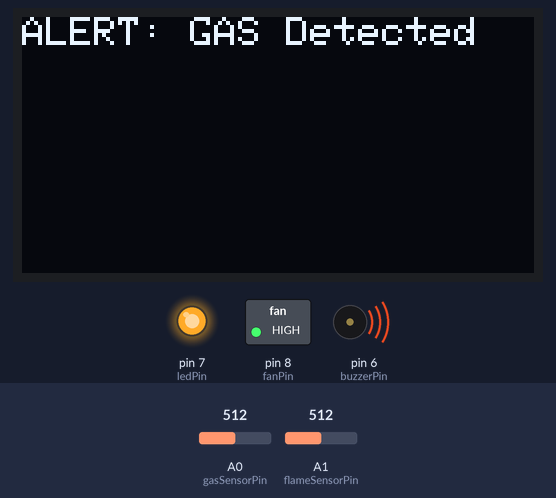
Simulated run of this sketch. Board: Arduino Uno, built with avr-gcc and run on an emulated ATmega328P. On the bench: 128×64 one-colour display, switched loads named in the sketch (green lamp = pin HIGH), output pins drawn as LEDs (lit = HIGH), buzzer (waves = sounding). The inputs (shaded band) are chosen by the test bench; at power-on: A0 (gasSensorPin) = 512, A1 (flameSensorPin) = 512. The display library's start-up logo is not drawn; what the sketch prints to the serial monitor is not drawn.

Above: at 3.8 s.
3.9 s: A0 (gasSensorPin) set to 483
At 5.7 s:
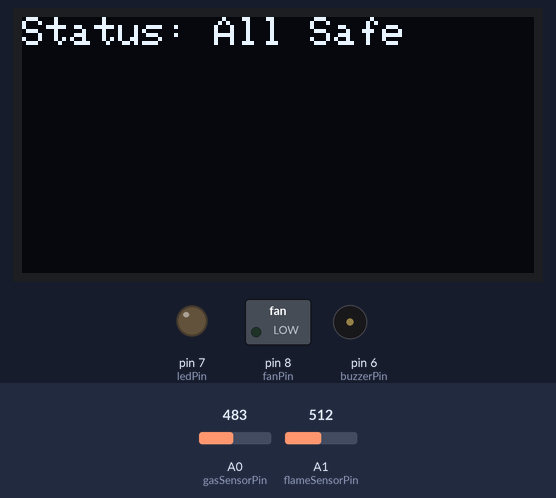
6.3 s: A1 (flameSensorPin) set to 486
At 8.3 s:
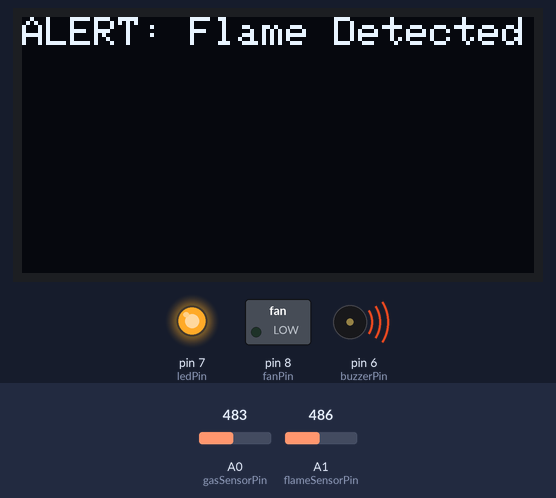
10.7 s: A0 (gasSensorPin) set to 510
At 14.4 s:
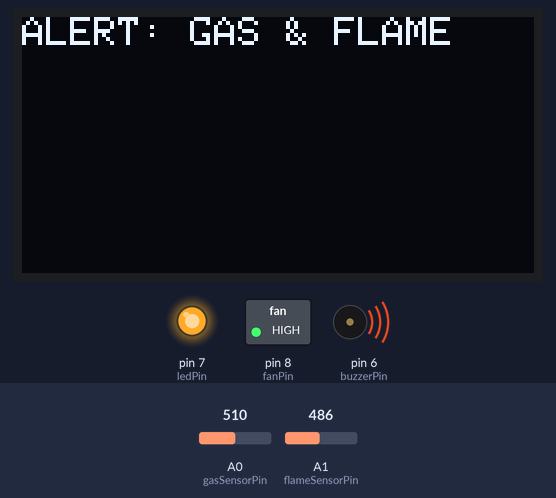
15.5 s: A1 (flameSensorPin) set to 510
At 17.55 s:
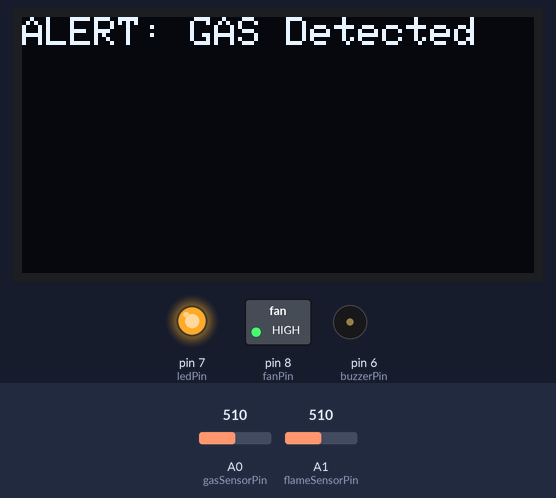
20.3 s: A1 (flameSensorPin) set to 490
At 21.75 s:
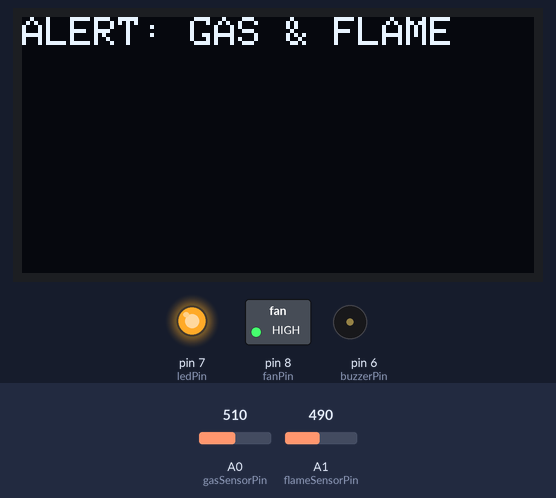
25.1 s: A0 (gasSensorPin) set to 490
At 27.34 s:
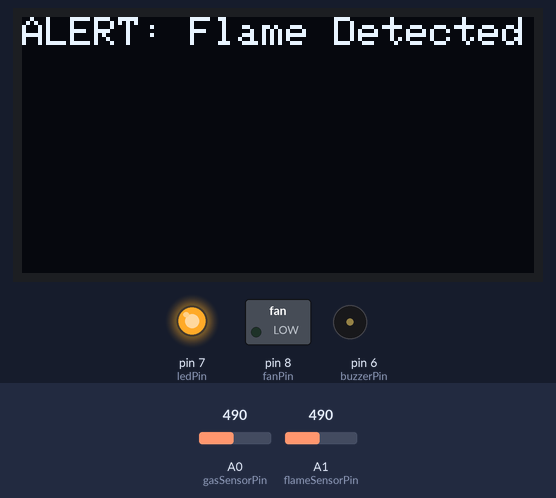
Timing chart, 0 to 30.9 s (numbered marks = the images above; inputs shaded):
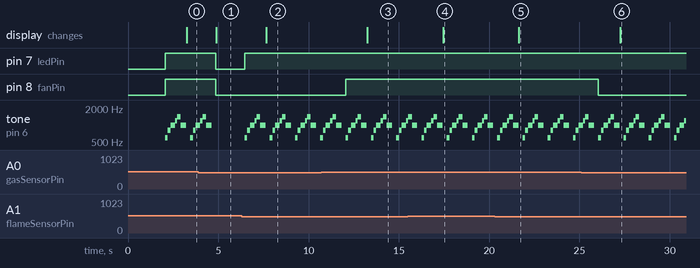

The sketch:

code.ino
```cpp
#include <Wire.h>                 // For I2C communication
#include <Adafruit_GFX.h>        // For OLED graphics
#include <Adafruit_SSD1306.h>    // For OLED display

// Sensor and output pin definitions
const int gasSensorPin = A0;
const int flameSensorPin = A1;
const int buzzerPin = 6;
const int ledPin = 7;
const int fanPin = 8;

// Detection thresholds
int gasThreshold = 500;     // Gas detection threshold
int flameThreshold = 500;   // Flame detection threshold

// OLED display configuration
#define SCREEN_WIDTH 128
#define SCREEN_HEIGHT 64
#define OLED_RESET    -1
Adafruit_SSD1306 display(SCREEN_WIDTH, SCREEN_HEIGHT, &Wire, OLED_RESET);

// Custom tone function for alarm
void playAlertTone() {
  tone(buzzerPin, 600); delay(150);
  tone(buzzerPin, 800); delay(150);
  tone(buzzerPin, 1000); delay(150);
  delay(100);
  tone(buzzerPin, 1200); delay(120);
  tone(buzzerPin, 1400); delay(100);
  delay(100);
  tone(buzzerPin, 1000); delay(300);
  noTone(buzzerPin); // Stop sound after melody
}

void setup() {
  pinMode(buzzerPin, OUTPUT);
  pinMode(ledPin, OUTPUT);
  pinMode(fanPin, OUTPUT);
  Serial.begin(9600);  // Start Serial Monitor

  // Initialize OLED
  if(!display.begin(SSD1306_SWITCHCAPVCC, 0x3C)) {
    Serial.println(F("SSD1306 allocation failed"));
    for(;;); // Stop if display fails
  }

  display.display();      // Show splash screen
  delay(2000);            // Wait 2 seconds
  display.clearDisplay(); // Clear screen
}

void loop() {
  int gasValue = analogRead(gasSensorPin);
  int flameValue = analogRead(flameSensorPin);

  Serial.print("Gas: ");
  Serial.print(gasValue);
  Serial.print(" | Flame: ");
  Serial.println(flameValue);

  bool gasDetected = (gasValue > gasThreshold);
  bool flameDetected = (flameValue < flameThreshold);

  display.clearDisplay();  // Clear OLED for new message

  if (gasDetected && flameDetected) {
    digitalWrite(ledPin, HIGH);
    digitalWrite(fanPin, HIGH);
    display.setCursor(0, 0);
    display.setTextSize(1);
    display.setTextColor(SSD1306_WHITE);
    display.print("ALERT: GAS & FLAME");
    Serial.println("Gas and Flame Detected!");
    playAlertTone();
  }
  else if (gasDetected) {
    digitalWrite(ledPin, HIGH);
    digitalWrite(fanPin, HIGH);
    display.setCursor(0, 0);
    display.setTextSize(1);
    display.setTextColor(SSD1306_WHITE);
    display.print("ALERT: GAS Detected");
    Serial.println("Gas Detected!");
    playAlertTone();
  }
  else if (flameDetected) {
    digitalWrite(ledPin, HIGH);
    digitalWrite(fanPin, LOW);
    display.setCursor(0, 0);
    display.setTextSize(1);
    display.setTextColor(SSD1306_WHITE);
    display.print("ALERT: Flame Detected");
    Serial.println("Flame Detected!");
    playAlertTone();
  }
  else {
    digitalWrite(ledPin, LOW);
    digitalWrite(fanPin, LOW);
    noTone(buzzerPin);
    display.setCursor(0, 0);
    display.setTextSize(1);
    display.setTextColor(SSD1306_WHITE);
    display.print("Status: All Safe");
    Serial.println("All Safe");
  }

  display.display(); // Update OLED
  delay(200);        // Prevent spam
}
```

Measured:
- the behaviour switches between 501 and 500 on A0 (gasSensorPin) (found by bisection; images 0 and 1)
- the behaviour switches between 500 and 499 on A1 (flameSensorPin) (found by bisection; images 1 and 2)
- after the input at 3.9 s, pin 7 (ledPin), pin 8 (fanPin): HIGH → LOW after 0.96 s; tone on pin 6 (buzzerPin): goes on until 4.6 s, then stays silent; the display: changes after 0.99 s (image 1)
- after the input at 6.3 s, pin 7 (ledPin): LOW → HIGH after 0.16 s; tone on pin 6 (buzzerPin): silent → 600 Hz after 0.16 s, then repeats every 1.4 s: 800 Hz 0.15 s, 1000 Hz 0.25 s, 1200 Hz 0.12 s, 1400 Hz 0.20 s, 1000 Hz 0.30 s, silent 0.23 s, 600 Hz 0.15 s; the display: changes after 1.4 s (image 2)
- after the input at 10.7 s, pin 8 (fanPin): LOW → HIGH after 1.4 s; the display: changes after 2.6 s (image 3)
- after the input at 15.5 s, the display: changes after 2.0 s (image 4)
- after the input at 20.3 s, the display: changes after 1.4 s (image 5)
- after the input at 25.1 s, pin 8 (fanPin): HIGH → LOW after 0.95 s; the display: changes after 2.1 s (image 6)
